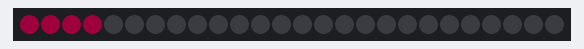
A sketch run on a simulated Arduino Uno, built with avr-gcc and run on an emulated ATmega328P. Shown: 26 RGB LEDs in strip order, left to right. Dim RGB values are drawn brighter than linear; random numbers use the default seed unless the sketch sets one; what the sketch prints to the serial monitor is not drawn.

Above: at 0.55 s.
At 1.06 s:
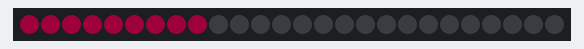
At 1.67 s:
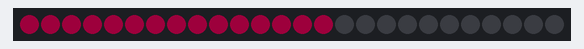
At 2.17 s:
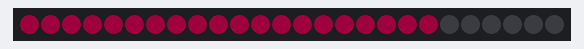
At 2.8 s:
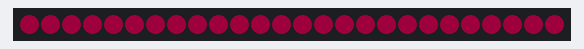
At 11.8 s:
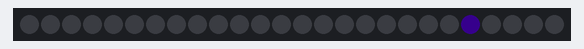

The sketch:

sweater.ino
```cpp
#include <Adafruit_NeoPixel.h>

class NeoPixel_Letter {

  public:
    int location;
    NeoPixel_Letter(int);
    void set_location(int);
};

NeoPixel_Letter::NeoPixel_Letter(int num) {
  location = num;
}

void NeoPixel_Letter::set_location(int num) {
  location = num;
}

#define PIN 12
#define Pixels 26

NeoPixel_Letter a(18), b(19), c(20), d(21), e(22), f(23), g(24), h(25),
i(17), j(16), k(15), l(14), m(13), n(12), o(11), p(10), q(9),
r(0), s(1), t(2), u(3), v(4), w(5), x(6), y(7), z(8);

Adafruit_NeoPixel strip = Adafruit_NeoPixel(26, PIN, NEO_GRB + NEO_KHZ800);


float redStates[Pixels];
float blueStates[Pixels];
float greenStates[Pixels];
float fadeRate = 0.96;
uint32_t maxBrightness = 255;


void setup() {
  Serial.begin(9600);
  strip.begin();
  strip.show(); // Initialize all pixels to 'off'

}
  int arr[] = {1, 2, 3, 5, 4};
  typedef int array_type[5];
  array_type& ra = arr;

void loop() {
  colorWipe(Wheel(random(255)), 100);
  delay(1000);
  upsideDown();
  delay(1000);
}

void endMessage() {
  colorWipe(Wheel(random(255)), 70);
  clearStrip();
}

void waffles(){
  printLetter(w);
  printLetter(a);
  printLetter(f);
  printLetter(f);
  printLetter(l);
  printLetter(e);
  printLetter(s);
}


void kevin(){
  printLetter(k);
  printLetter(e);
  printLetter(v);
  printLetter(i);
  printLetter(i);
  printLetter(i);
  printLetter(n);
}

void tooMuchSauce(){
  printLetter(t);
  printLetter(o);
  printLetter(o);
  pause();
  printLetter(m);
  printLetter(u);
  printLetter(c);
  printLetter(h);
  pause();
  printLetter(s);
  printLetter(a);
  printLetter(u);
  printLetter(c);
  printLetter(e);
}

void rera() {
  printLetter(r);
  printLetter(e);
  printLetter(r);
  printLetter(a);
}
void aLittleTipsy(){
  printLetter(i);
  pause();
  printLetter(i);
  printLetter(s);
  pause();
  printLetter(a);
  pause();
  printLetter(l);
  printLetter(i);
  printLetter(t);
  printLetter(t);
  printLetter(l);
  printLetter(e);
  pause();
  printLetter(t);
  printLetter(i);
  printLetter(p);
  printLetter(s);
  printLetter(y);
  pause();
}

void eleven() {
  printLetter(e);
  printLetter(l);
  printLetter(e);
  printLetter(v);
  printLetter(e);
  printLetter(n);
}

void helpMe(){
  printLetter(h);
  printLetter(e);
  printLetter(l);
  printLetter(p);
  pause();
  printLetter(m);
  printLetter(e);
  pause();
}


void sorryImLate(){
    printLetter(s);
    printLetter(o);
    printLetter(r);
    printLetter(r);
    printLetter(y);
    pause();
    printLetter(i);
    printLetter(m);
    pause();
    printLetter(l);
    printLetter(a);
    printLetter(t);
    printLetter(e);
    pause();
    printLetter(i);
    pause();
    printLetter(d);
    printLetter(i);
    printLetter(d);
    printLetter(n);
    printLetter(t);
    pause();
    printLetter(w);
    printLetter(a);
    printLetter(n);
    printLetter(t);
    pause();
    printLetter(t);
    printLetter(o);
    pause();
    printLetter(c);
    printLetter(o);
    printLetter(m);
    printLetter(e);
    pause();
}

void happyNewYear() {
    printLetter(h);
    printLetter(a);
    printLetter(p);
    printLetter(p);
    printLetter(y);
    pause();
    printLetter(n);
    printLetter(e);
    printLetter(w);
    pause();
    printLetter(y);
    printLetter(e);
    printLetter(a);
    printLetter(r);
    pause();
}

void upsideDown() {
    printLetter(u);
    printLetter(p);
    printLetter(s);
    printLetter(i);
    printLetter(d);
    printLetter(e);
    pause();
    printLetter(d);
    printLetter(o);
    printLetter(w);
    printLetter(n);
    pause();
}

void pause() {
  delay(1000);
}

void clearStrip() {
  for (uint32_t i=0; i<strip.numPixels(); i++) {
    strip.setPixelColor(i, 0, 0, 0);
  }
  strip.show();
}

void fadeOn(int pixel, uint32_t color, int wait) {
  uint32_t del = 30;
  for (int i=0; i<maxBrightness; i++) {
    if (i < 95) {
      del = 40 * cos(i/(20*3.14156));
    }
    Serial.println(del);
    strip.setPixelColor(pixel, color);
    strip.setBrightness(i);
    strip.show();
    delay(del/10);
  }
}

void fadeOff(int pixel, uint32_t color, int wait) {
  uint32_t del = 30;
  for (int i=maxBrightness; i>=0; i--) {
    if (i < 95) {
      del = 40 * cos(i/(20*3.14156));
    }
    Serial.println(del);
    strip.setPixelColor(pixel, color);
    strip.setBrightness(i);
    strip.show();
    delay(del/10);
  }
}

void breathe(int pixel, int wait) {
  uint32_t c = Wheel(random(255));
  fadeOn(pixel,c, wait);
  fadeOff(pixel, c, wait);
}


void colorWipe(uint32_t c, int wait) {
  delay(200);
  for(uint16_t i=0; i<strip.numPixels(); i++) {
    strip.setPixelColor(i, c);
    Serial.print(i);
    strip.setBrightness(40);
    strip.show();
    if (i == 0) { //this is bizarre, but for some reason the first pixel wont light unless I double run this code when i == 0
      strip.setPixelColor(i, c);
      Serial.print(i);
      strip.setBrightness(40);
      strip.show();
    }
    delay(wait);
  }
}

void printLetter(NeoPixel_Letter letter) {
  breathe(letter.location, 30);
}

uint32_t Wheel(byte WheelPos) {
  WheelPos = 255 - WheelPos;
  if(WheelPos < 85) {
    return strip.Color(255 - WheelPos * 3, 0, WheelPos * 3);
  }
  if(WheelPos < 170) {
    WheelPos -= 85;
    return strip.Color(0, WheelPos * 3, 255 - WheelPos * 3);
  }
  WheelPos -= 170;
  return strip.Color(WheelPos * 3, 255 - WheelPos * 3, 0);
}
```

Measured:
- what the display in image 4 shows lasts 1.1 s, from 2.7 s to 3.8 s
